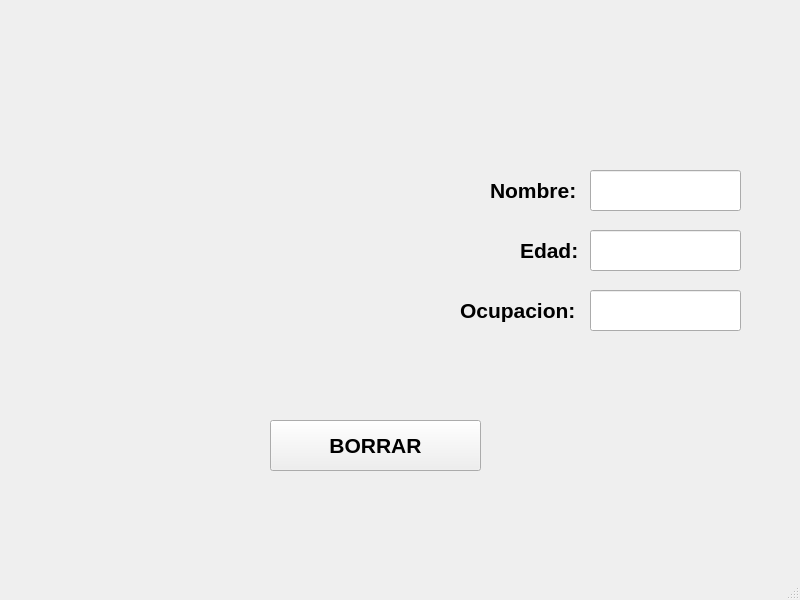
<?xml version="1.0" encoding="UTF-8"?>
<ui version="4.0">
 <class>MainWindow</class>
 <widget class="QMainWindow" name="MainWindow">
  <property name="geometry">
   <rect>
    <x>0</x>
    <y>0</y>
    <width>800</width>
    <height>600</height>
   </rect>
  </property>
  <property name="windowTitle">
   <string>MainWindow</string>
  </property>
  <widget class="QWidget" name="centralwidget">
   <widget class="QLabel" name="label">
    <property name="geometry">
     <rect>
      <x>30</x>
      <y>0</y>
      <width>751</width>
      <height>81</height>
     </rect>
    </property>
    <property name="text">
     <string/>
    </property>
    <property name="pixmap">
     <pixmap resource="../recursos_proyecto.qrc">:/uat/fians</pixmap>
    </property>
    <property name="scaledContents">
     <bool>true</bool>
    </property>
   </widget>
   <widget class="QLabel" name="label_3">
    <property name="geometry">
     <rect>
      <x>660</x>
      <y>400</y>
      <width>131</width>
      <height>141</height>
     </rect>
    </property>
    <property name="text">
     <string/>
    </property>
    <property name="pixmap">
     <pixmap resource="../recursos_proyecto.qrc">:/logo/equipo</pixmap>
    </property>
    <property name="scaledContents">
     <bool>true</bool>
    </property>
   </widget>
   <widget class="QPushButton" name="btn_borrar">
    <property name="geometry">
     <rect>
      <x>270</x>
      <y>420</y>
      <width>211</width>
      <height>51</height>
     </rect>
    </property>
    <property name="font">
     <font>
      <pointsize>16</pointsize>
      <weight>75</weight>
      <bold>true</bold>
     </font>
    </property>
    <property name="text">
     <string>BORRAR</string>
    </property>
   </widget>
   <widget class="QLabel" name="img">
    <property name="geometry">
     <rect>
      <x>60</x>
      <y>150</y>
      <width>341</width>
      <height>251</height>
     </rect>
    </property>
    <property name="text">
     <string/>
    </property>
    <property name="pixmap">
     <pixmap resource="../recursos_proyecto.qrc">:/imagenes/cuatro</pixmap>
    </property>
    <property name="scaledContents">
     <bool>true</bool>
    </property>
   </widget>
   <widget class="QLabel" name="label_2">
    <property name="geometry">
     <rect>
      <x>490</x>
      <y>170</y>
      <width>91</width>
      <height>41</height>
     </rect>
    </property>
    <property name="font">
     <font>
      <pointsize>16</pointsize>
      <weight>75</weight>
      <bold>true</bold>
     </font>
    </property>
    <property name="text">
     <string>Nombre:</string>
    </property>
   </widget>
   <widget class="QLineEdit" name="txt_Nombre">
    <property name="geometry">
     <rect>
      <x>590</x>
      <y>170</y>
      <width>151</width>
      <height>41</height>
     </rect>
    </property>
    <property name="font">
     <font>
      <pointsize>16</pointsize>
      <weight>75</weight>
      <bold>true</bold>
     </font>
    </property>
   </widget>
   <widget class="QLineEdit" name="txt_Edad">
    <property name="geometry">
     <rect>
      <x>590</x>
      <y>230</y>
      <width>151</width>
      <height>41</height>
     </rect>
    </property>
    <property name="font">
     <font>
      <pointsize>16</pointsize>
      <weight>75</weight>
      <bold>true</bold>
     </font>
    </property>
   </widget>
   <widget class="QLabel" name="label_4">
    <property name="geometry">
     <rect>
      <x>520</x>
      <y>230</y>
      <width>61</width>
      <height>41</height>
     </rect>
    </property>
    <property name="font">
     <font>
      <pointsize>16</pointsize>
      <weight>75</weight>
      <bold>true</bold>
     </font>
    </property>
    <property name="text">
     <string>Edad:</string>
    </property>
   </widget>
   <widget class="QLabel" name="label_5">
    <property name="geometry">
     <rect>
      <x>460</x>
      <y>290</y>
      <width>121</width>
      <height>41</height>
     </rect>
    </property>
    <property name="font">
     <font>
      <pointsize>16</pointsize>
      <weight>75</weight>
      <bold>true</bold>
     </font>
    </property>
    <property name="text">
     <string>Ocupacion:</string>
    </property>
   </widget>
   <widget class="QLineEdit" name="txt_Ocupacion">
    <property name="geometry">
     <rect>
      <x>590</x>
      <y>290</y>
      <width>151</width>
      <height>41</height>
     </rect>
    </property>
    <property name="font">
     <font>
      <pointsize>16</pointsize>
      <weight>75</weight>
      <bold>true</bold>
     </font>
    </property>
   </widget>
  </widget>
  <widget class="QMenuBar" name="menubar">
   <property name="geometry">
    <rect>
     <x>0</x>
     <y>0</y>
     <width>800</width>
     <height>22</height>
    </rect>
   </property>
  </widget>
  <widget class="QStatusBar" name="statusbar"/>
 </widget>
 <resources>
  <include location="../recursos_proyecto.qrc"/>
 </resources>
 <connections/>
</ui>
